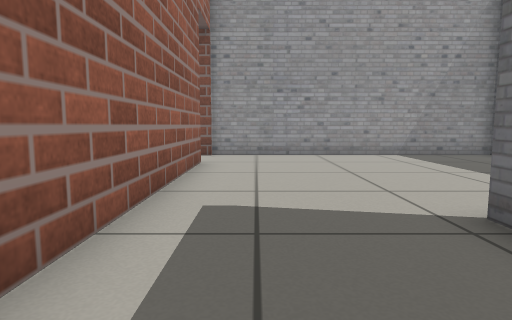
View 1 (above)

16 first-person views from a walk through a Gazebo world. The camera is 0.5 m above the floor, tilts 6° down and sees 75° across. The floor is counted in squares, 0.5 m on a side. Each view is taken from the middle of a square. On the plan, view 1 faces up. The plan holds only what a view shows up to about 12 squares ahead; the rest is blank. Simple patterns stand in for the simulator's built-in surfaces.

View 2
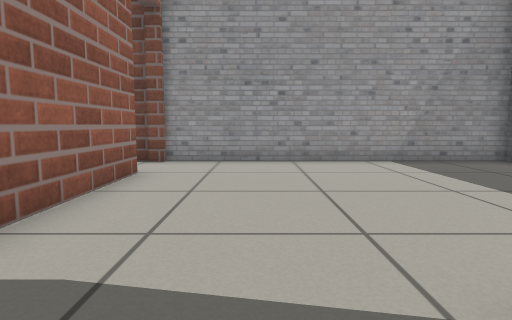

View 3
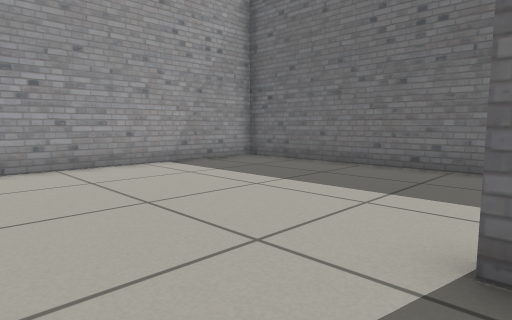

View 4
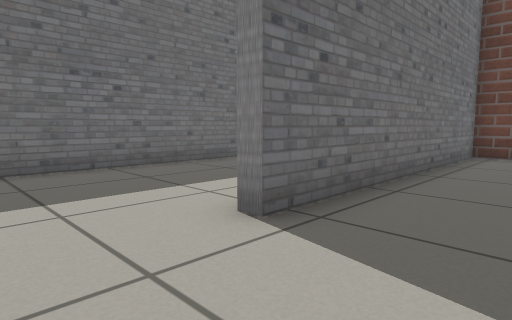

View 5
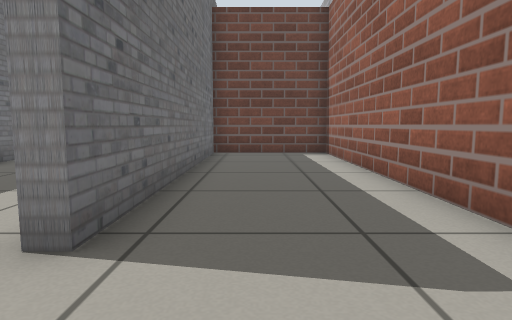

View 6
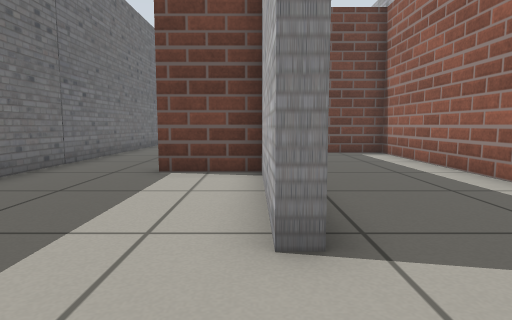

View 7
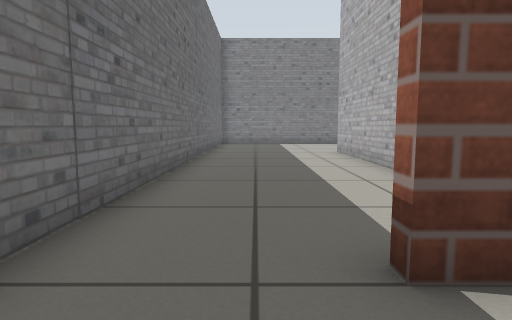

View 8
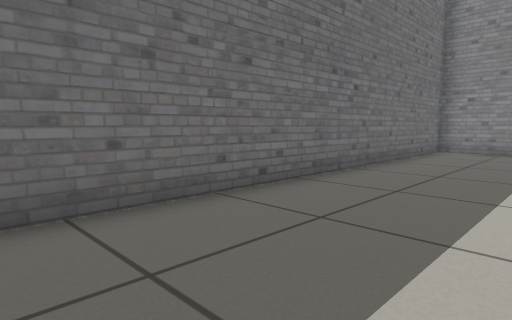

View 9
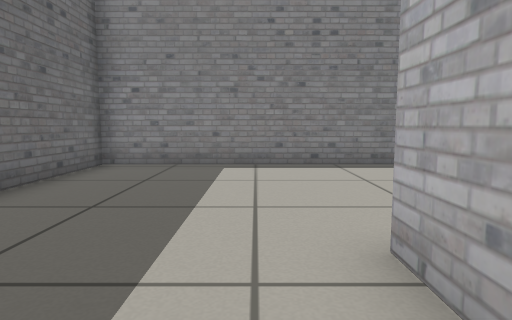

View 10
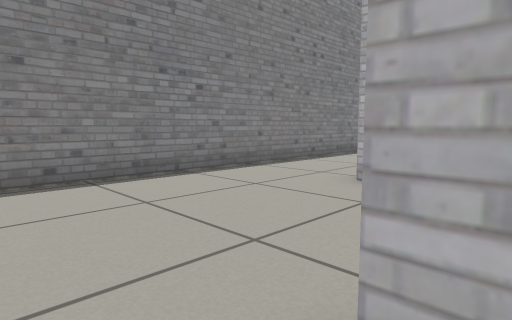

View 11
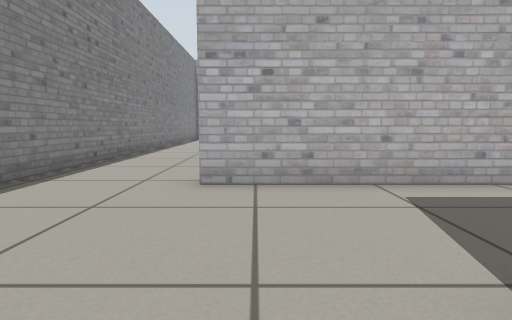

View 12
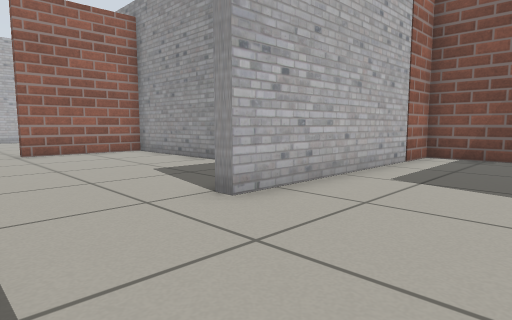

View 13
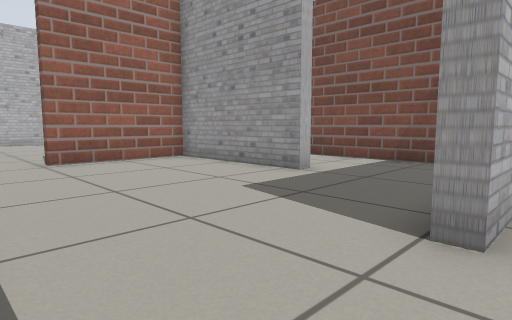

View 14
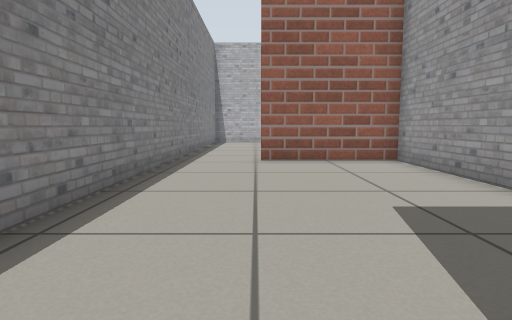

View 15
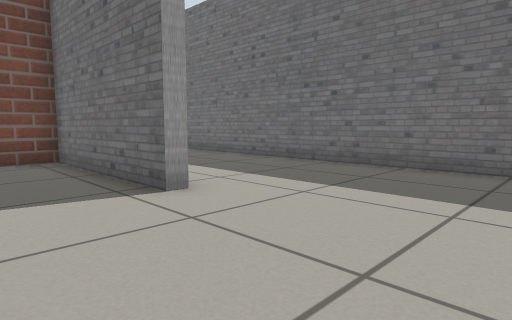

View 16
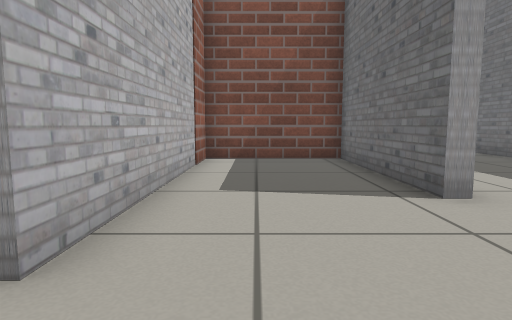

### Floor plan
Ten units are one square. View 1 is at (0, 0); x grows to the right and y downward. Boxes are objects, and circles mark ways between rooms. Rooms are numbered by the first view taken in them; rooms with no view inside come last. Other rooms are left out.
<svg viewBox="-115 -116 199 294">
<path fill="none" stroke="#000" d="M-15 -90 -15 59 25 59 25 -35 28 -35 29 10 50 10M79 16 79 -111 -15 -111M50 10 50 14M29 64 29 115 25 115 25 62 -15 62 -15 139 -20 139M-25 173 79 173 79 16M-56 110 -103 110 -103 149M-105 173 -25 173"/>
<circle cx="65" cy="10" r="3" fill="#2a7"/>
<circle cx="-20" cy="155" r="3" fill="#2a7"/>
<text x="30" y="-40">1</text>
<text x="40" y="110">2</text>
<text x="-70" y="140">3</text>
</svg>
Room 1 opens to room 2. Room 2 opens to room 3.

Where each view was taken, in squares from view 1:
view 1: 0 up, 0 right, facing up
view 2: 2 up, 1 right, facing up
view 3: 3 up, 0 right, facing up-right
view 4: 6 up, 0 right, facing down-right
view 5: 6 up, 1 right, facing down
view 6: 6 up, 3 right, facing down
view 7: 1 up, 6 right, facing down
view 8: 4 down, 4 right, facing down-right
view 9: 9 down, 4 right, facing down
view 10: 11 down, 4 right, facing down-left
view 11: 13 down, 4 right, facing left
view 12: 17 down, 2 right, facing up-left
view 13: 17 down, 1 left, facing up-left
view 14: 15 down, 1 left, facing left
view 15: 16 down, 0 right, facing up-right
view 16: 16 down, 0 right, facing up
